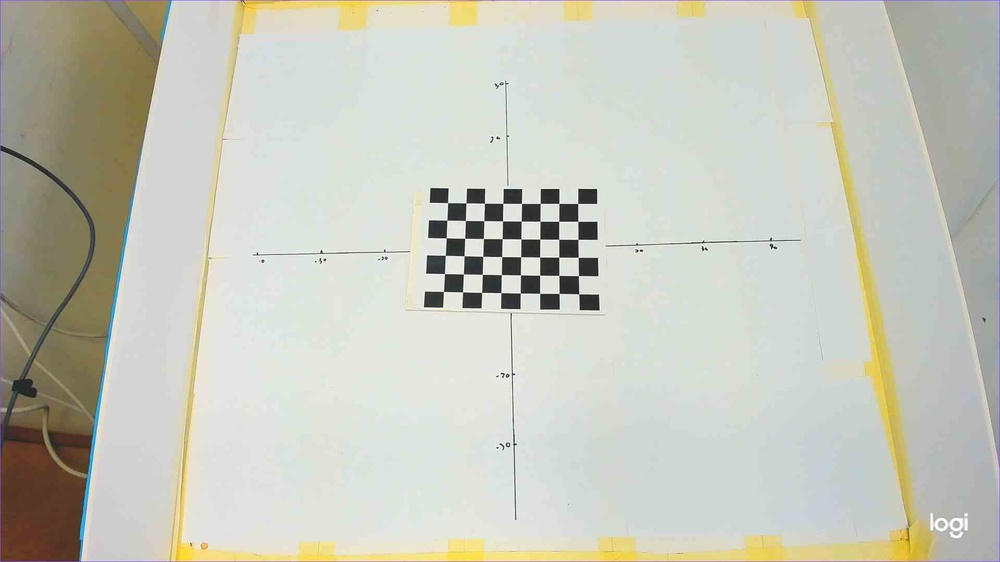
#> input picture camera1/2025-10-02_14-02-47.jpg, 1000 x 562 px, shrunk from 1920 x 1080 before the run; its folder holds 4 pictures in this run
$ python calibration.py
#> lines starting #> are read from the running program, lines starting #| are printed output that depends on the picture
import cv2
import numpy as np
import glob

# 定义棋盘格规格
#cap = cv2.VideoCapture(0)
pattern_size = (8, 6)  # 8x6 内角点
square_size = 0.03    # 每个格子的边长（米），你自己测

# 世界坐标系下的棋盘格 3D 点
objp = np.zeros((pattern_size[0]*pattern_size[1], 3), np.float32)
objp[:,:2] = np.mgrid[0:pattern_size[0],0:pattern_size[1]].T.reshape(-1,2)
objp *= square_size

objpoints = []  # 3D 点
imgpoints = []  # 2D 点

images = glob.glob('camera1\*.jpg')  # 存放棋盘格图片路径

for fname in images:
    print("for")
    img = cv2.imread(fname)
#> img is the input picture: shape (562, 1000, 3); mean B, G, R 187.8, 199.4, 198.1
    #print(img)
    #cv2.imshow('image', img)
    gray = cv2.cvtColor(img, cv2.COLOR_BGR2GRAY)
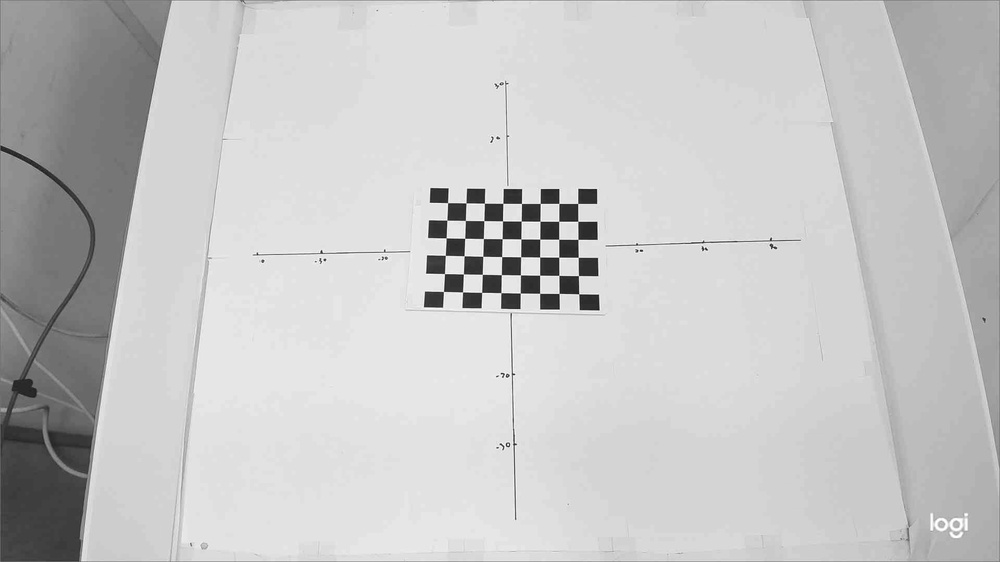
#> gray: shape (562, 1000); min 13, max 255, mean 197.7
    ret, corners = cv2.findChessboardCorners(gray, pattern_size, None)
#> ret = True; corners = 48 rows, first 8: [447.6, 202.7], [466, 203], [484.4, 203.2], [502.8, 203.4], [521.5, 203.5], [540.2, 203.4], [558.9, 203.4], [577.7, 203.4]
    print(ret)
#| True
    print(corners)
#> (printed output is left out)
    if ret:
        objpoints.append(objp)
        imgpoints.append(corners)
#> pass 2 of the loop `for fname in images:`:
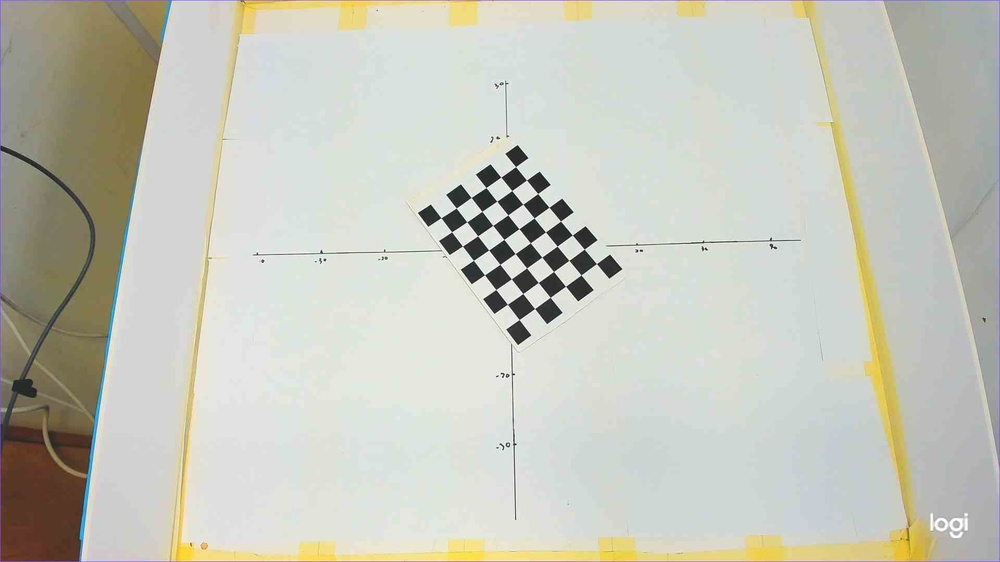
#> input picture camera1/2025-10-02_14-02-57.jpg, 1000 x 562 px, shrunk from 1920 x 1080 before the run
#> img is the input picture: shape (562, 1000, 3); mean B, G, R 187.6, 198.7, 197.7
#> `gray = cv2.cvtColor(img, cv2.COLOR_BGR2GRAY)`:
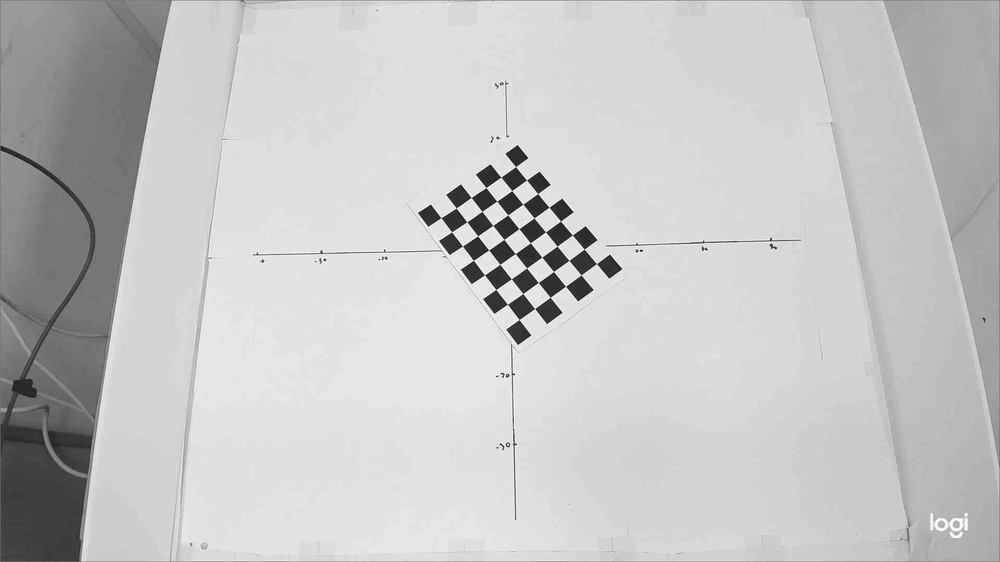
#> gray: shape (562, 1000); min 16, max 255, mean 197.2
#> corners = 48 rows, first 8: [515.6, 166.6], [526.5, 180], [537.7, 193.5], [549, 207.3], [560.5, 221.1], [572.4, 235.1], [584.3, 249.1], [596.4, 263.6]
#| True
#> (printed output is left out)
#> pass 3 of the loop `for fname in images:`:
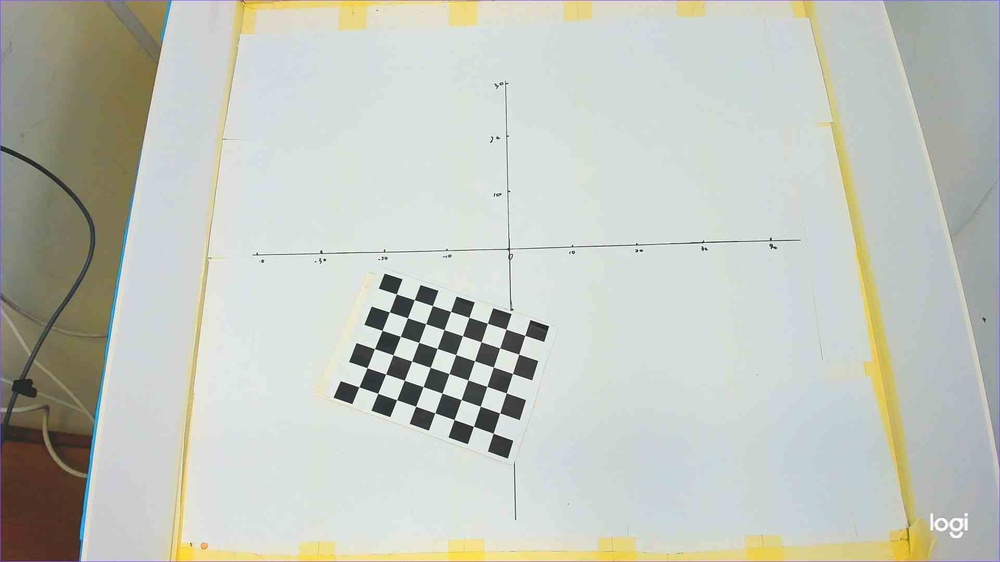
#> input picture camera1/2025-10-02_14-03-49.jpg, 1000 x 562 px, shrunk from 1920 x 1080 before the run
#> img is the input picture: shape (562, 1000, 3); mean B, G, R 189.4, 197.9, 193.6
#> `gray = cv2.cvtColor(img, cv2.COLOR_BGR2GRAY)`:
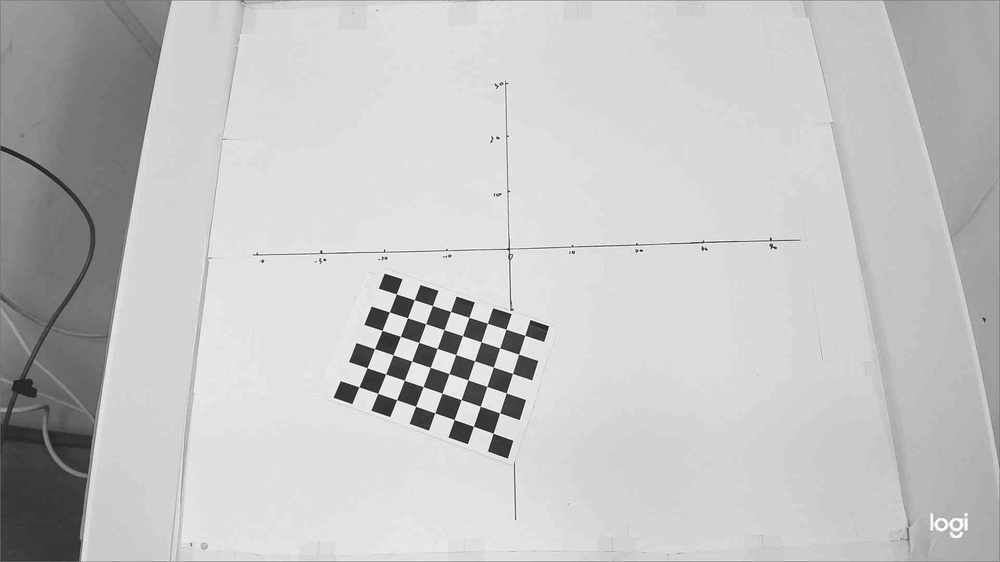
#> gray: shape (562, 1000); min 22, max 255, mean 195.7
#> corners = 48 rows, first 8: [396.3, 293.9], [414.3, 299.6], [432.4, 305.5], [450.6, 311.5], [468.9, 317.4], [487.4, 323.3], [505.9, 329.2], [524.7, 335.4]
#| True
#> (printed output is left out)
#> the loop made 4 passes; the first 3 are shown

# 标定
print(objpoints)
print(imgpoints)
print(gray.shape)

flags = (cv2.CALIB_FIX_PRINCIPAL_POINT |   # 固定主点在中心
         cv2.CALIB_ZERO_TANGENT_DIST   |   # 不拟合切向畸变
         cv2.CALIB_FIX_K3)
#> flags = 140

ret, K, dist, rvecs, tvecs = cv2.calibrateCamera(objpoints, imgpoints, gray.shape[::-1], None, None, flags=flags)
print(gray.shape[::-1])
print("K=", K)
print("dist=", dist)
